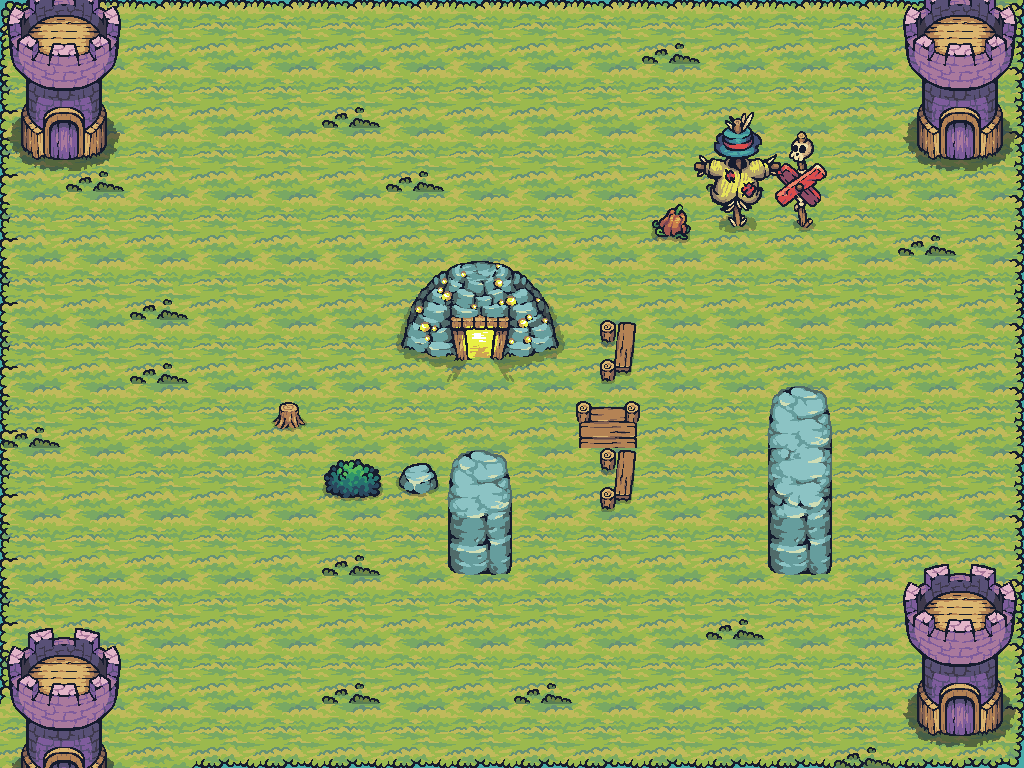

The image is a tile-based game level rendered from a .tmx file. Its description and source (layers, tilesets, objects; grid data summarised) follow:
An orthogonal 16x12 tile map with 64x64 px tiles, 8 tile layers (Water, Foam, layerforedge, new game bg, ...), 28 tilesets and 28 objects (20x Block, ArcherRightBottom, ArcherRightTop, ArcherLeftBottom, ArcherLeftTop, ...).

<map version="1.10" tiledversion="1.11.0" orientation="orthogonal" renderorder="right-down" width="16" height="12" tilewidth="64" tileheight="64" infinite="0" nextlayerid="29" nextobjectid="14">
 <properties>
  <property name="Star1" type="int" value="25" />
  <property name="Star2" type="int" value="29" />
  <property name="Star3" type="int" value="34" />
 </properties>
 <tileset firstgid="1" source="Terrain.tsx" />
 <tileset firstgid="41" source="Castle_Red.tsx" />
 <tileset firstgid="61" source="Tree.tsx" />
 <tileset firstgid="169" source="17.tsx" />
 <tileset firstgid="171" source="Tower_Blue.tsx" />
 <tileset firstgid="179" source="01.tsx" />
 <tileset firstgid="180" source="06.tsx" />
 <tileset firstgid="181" source="18.tsx" />
 <tileset firstgid="190" source="09.tsx" />
 <tileset firstgid="191" source="12.tsx" />
 <tileset firstgid="192" source="16.tsx" />
 <tileset firstgid="194" source="Castle_Destroyed.tsx" />
 <tileset firstgid="214" source="HappySheep_Idle.tsx" />
 <tileset firstgid="222" source="Tree_192.tsx" />
 <tileset firstgid="234" source="Water.tsx" />
 <tileset firstgid="235" source="Foam_192.tsx" />
 <tileset firstgid="243" source="Tilemap_Elevation.tsx" />
 <tileset firstgid="275" source="02.tsx" />
 <tileset firstgid="276" source="03.tsx" />
 <tileset firstgid="277" source="04.tsx" />
 <tileset firstgid="278" source="07.tsx" />
 <tileset firstgid="279" source="10.tsx" />
 <tileset firstgid="280" source="TX Props.tsx" />
 <tileset firstgid="344" source="13.tsx" />
 <tileset firstgid="345" source="11.tsx" />
 <tileset firstgid="346" source="Bridge_All.tsx" />
 <tileset firstgid="358" source="GoldMine_Active.tsx" />
 <tileset firstgid="364" source="Tower_Purple.tsx" />
 <group id="26" name="Common">
  <layer id="13" name="Water" width="16" height="12">
   <data>[192 cells, 88 non-empty, 1 distinct tile ids]</data>
  </layer>
  <layer id="14" name="Foam" width="16" height="12" offsetx="128" offsety="0">
   <data>[192 cells, 0 non-empty, 0 distinct tile ids]</data>
  </layer>
  <layer id="19" name="layerforedge" width="16" height="12">
   <data>[192 cells, 32 non-empty, 12 distinct tile ids]</data>
  </layer>
  <layer id="15" name="new game bg" width="16" height="12">
   <data>[192 cells, 192 non-empty, 7 distinct tile ids]</data>
  </layer>
  <layer id="27" name="grass" width="16" height="12">
   <data>[192 cells, 14 non-empty, 1 distinct tile ids]</data>
  </layer>
  <objectgroup id="21" name="TreesOutSideGameGrid" class="TreesOutSideGameGrid" />
  <layer id="28" name="ArcherTowers" width="16" height="12">
   <data>[192 cells, 26 non-empty, 8 distinct tile ids]</data>
  </layer>
 </group>
 <objectgroup id="14" name="ArcherSpawnPoints">
  <object id="3" name="ArcherRightBottom" type="ArcherRightBottom" x="960" y="576" width="64" height="64" />
  <object id="11" name="ArcherRightTop" type="ArcherRightTop" x="942.603" y="-8.19048" width="64" height="64" />
  <object id="12" name="ArcherLeftBottom" type="ArcherLeftBottom" x="64" y="640" width="64" height="64" />
  <object id="13" name="ArcherLeftTop" type="ArcherLeftTop" x="64" y="0" width="64" height="64" />
 </objectgroup>
 <layer id="13" name="CollisionblockTilePlayer" width="16" height="12">
  <data>[192 cells, 46 non-empty, 25 distinct tile ids]</data>
 </layer>
 <layer id="28" name="anothercollision" width="16" height="12">
  <data>[192 cells, 9 non-empty, 9 distinct tile ids]</data>
 </layer>
 <objectgroup id="5" name="Collisionblocks">
  <object id="2" name="Block" type="Block" x="640" y="192" width="64" height="64" />
  <object id="3" name="Block" type="Block" x="704" y="192" width="64" height="64" />
  <object id="4" name="Block" type="Block" x="768" y="192" width="64" height="64" />
  <object id="5" name="Block" type="Block" x="384" y="256" width="64" height="64" />
  <object id="6" name="Block" type="Block" x="448" y="256" width="64" height="64" />
  <object id="7" name="Block" type="Block" x="512" y="256" width="64" height="64" />
  <object id="10" name="Block" type="Block" x="384" y="320" width="64" height="64" />
  <object id="11" name="Block" type="Block" x="448" y="320" width="64" height="64" />
  <object id="12" name="Block" type="Block" x="512" y="320" width="64" height="64" />
  <object id="13" name="Block" type="Block" x="576" y="320" width="64" height="64" />
  <object id="14" name="Block" type="Block" x="256" y="384" width="64" height="64" />
  <object id="15" name="Block" type="Block" x="576" y="384" width="64" height="64" />
  <object id="16" name="Block" type="Block" x="768" y="384" width="64" height="64" />
  <object id="17" name="Block" type="Block" x="320" y="448" width="64" height="64" />
  <object id="18" name="Block" type="Block" x="384" y="448" width="64" height="64" />
  <object id="19" name="Block" type="Block" x="448" y="448" width="64" height="64" />
  <object id="20" name="Block" type="Block" x="576" y="448" width="64" height="64" />
  <object id="21" name="Block" type="Block" x="768" y="448" width="64" height="64" />
  <object id="22" name="Block" type="Block" x="448" y="512" width="64" height="64" />
  <object id="24" name="Block" type="Block" x="768" y="512" width="64" height="64" />
 </objectgroup>
 <objectgroup id="6" name="Checkpoints">
  <object id="9" name="AntiPlayerCheckpoint" type="AntiPlayerCheckpoint" x="256" y="320" width="64" height="64" />
  <object id="23" name="PlayerCheckpoint" type="PlayerCheckpoint" x="704" y="512" width="64" height="64" />
 </objectgroup>
 <objectgroup id="7" name="Spawnpoints">
  <object id="1" name="Player" type="Player" x="256" y="192" width="64" height="64" />
  <object id="8" name="AntiPlayer" type="AntiPlayer" x="640" y="256" width="64" height="64" />
 </objectgroup>
</map>
